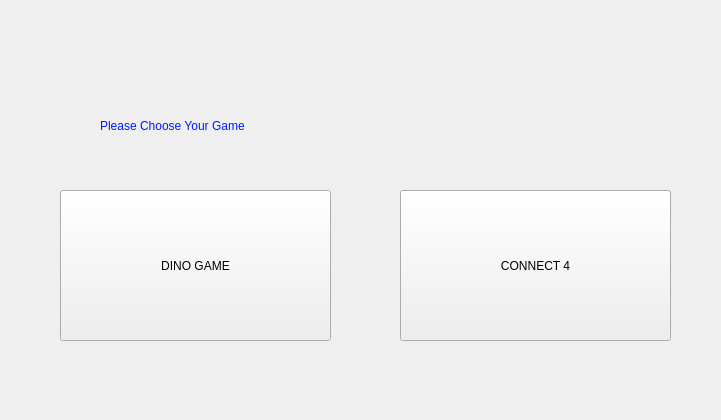
<?xml version="1.0" encoding="UTF-8"?>
<ui version="4.0">
 <class>Form</class>
 <widget class="QWidget" name="Form">
  <property name="geometry">
   <rect>
    <x>0</x>
    <y>0</y>
    <width>721</width>
    <height>420</height>
   </rect>
  </property>
  <property name="windowTitle">
   <string>Form</string>
  </property>
  <property name="styleSheet">
   <string notr="true">background-image: url(:/choose/BLACK.jpg);</string>
  </property>
  <widget class="QPushButton" name="CONNECTButton">
   <property name="geometry">
    <rect>
     <x>400</x>
     <y>190</y>
     <width>271</width>
     <height>151</height>
    </rect>
   </property>
   <property name="styleSheet">
    <string notr="true">background-image: url(:/WHITE/WHITE.jpg);
font: 28pt &quot;OCR A Extended&quot;;</string>
   </property>
   <property name="text">
    <string>CONNECT 4</string>
   </property>
  </widget>
  <widget class="QPushButton" name="DINOButton">
   <property name="geometry">
    <rect>
     <x>60</x>
     <y>190</y>
     <width>271</width>
     <height>151</height>
    </rect>
   </property>
   <property name="styleSheet">
    <string notr="true">background-image: url(:/WHITE/WHITE.jpg);
font: 28pt &quot;OCR A Extended&quot;;</string>
   </property>
   <property name="text">
    <string>DINO GAME</string>
   </property>
  </widget>
  <widget class="QLabel" name="label">
   <property name="geometry">
    <rect>
     <x>100</x>
     <y>80</y>
     <width>531</width>
     <height>91</height>
    </rect>
   </property>
   <property name="styleSheet">
    <string notr="true">
font: 36pt &quot;Sylfaen&quot;;
color: rgb(0, 25, 255);</string>
   </property>
   <property name="text">
    <string>Please Choose Your Game</string>
   </property>
  </widget>
  <widget class="QWidget" name="widget" native="true">
   <property name="geometry">
    <rect>
     <x>0</x>
     <y>0</y>
     <width>741</width>
     <height>91</height>
    </rect>
   </property>
   <property name="styleSheet">
    <string notr="true">background-image: url(:/DINO/DinoJump.png);</string>
   </property>
  </widget>
  <widget class="QWidget" name="widget_2" native="true">
   <property name="geometry">
    <rect>
     <x>10</x>
     <y>340</y>
     <width>101</width>
     <height>80</height>
    </rect>
   </property>
   <property name="styleSheet">
    <string notr="true">background-image: url(:/DINO/LargeCactus3.png);</string>
   </property>
  </widget>
  <widget class="QWidget" name="widget_3" native="true">
   <property name="geometry">
    <rect>
     <x>580</x>
     <y>350</y>
     <width>101</width>
     <height>80</height>
    </rect>
   </property>
   <property name="styleSheet">
    <string notr="true">background-image: url(:/DINO/LargeCactus2.png);</string>
   </property>
  </widget>
 </widget>
 <resources>
  <include location="D:/download/QTD/back1.qrc"/>
 </resources>
 <connections/>
</ui>
